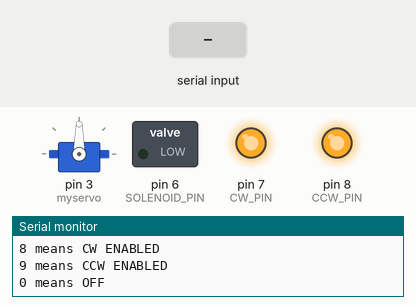
Bench run of a sketch on a simulated Arduino Uno, built with avr-gcc and run on an emulated ATmega328P. Parts: servo, switched loads named in the sketch (green lamp = pin HIGH), output pins drawn as LEDs (lit = HIGH), the last lines printed to the serial monitor. Inputs (shaded band) come from the test bench.

Above: at 1.2 s.
1.3 s: "90,45\n" received over Serial
At 3.1 s:
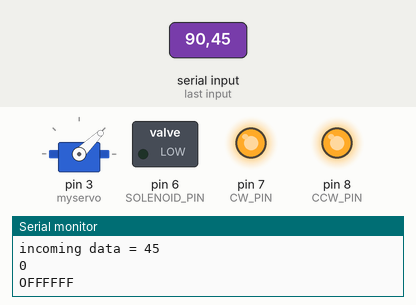
3.8 s: "1\n" received over Serial
At 4.2 s:
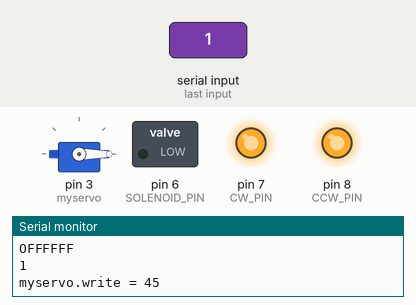
6.3 s: "2\n" received over Serial
At 7.1 s:
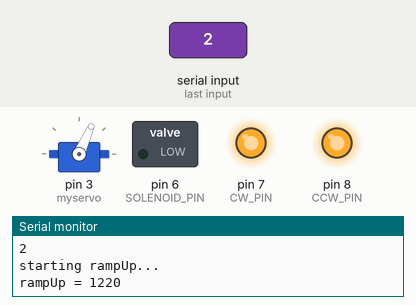
Timing chart, 0 to 9.3 s (numbered marks = the images above; inputs shaded):
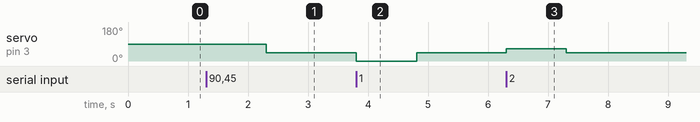

The sketch:

pwmtest.ino
```cpp
/*
  Controlling a servo position using a potentiometer (variable resistor)
  by Michal Rinott <http://people.interaction-ivrea.it/m.rinott>

  modified on 8 Nov 2013
  by Scott Fitzgerald
  http://www.ardui8no.cc/en/Tutorial/Knob
*/
//#include "SAMD_AnalogCorrection.h"  // https://github.com/arduino/ArduinoCore-samd
#include <Servo.h>

#define PWM_NORMALSPEED 1200
#define PWM_ZERO        1000
#define PWM_MAX         2000
#define RAMP_DELAY      3000
#define PWM_RAMP_INCR   20

//#define ADC_INTERVAL          500
//#define ADC_READS_SHIFT      8
//#define ADC_READS_COUNT      (1 << ADC_READS_SHIFT)
//#define ADC_RESOLUTION_BITS   12
//#define ADC_RANGE             (1 << ADC_RESOLUTION_BITS)
//#define ADC_TOP_VALUE         (ADC_RANGE - 1)
//#define MAX_TOP_VALUE_READS   10
//
//#define ADC_CURRENT_PORT      A2  // current is from 0V-4V 0A-20A
//#define ADC_CURRENT_AMP_UP    20
//#define ADC_CURRENT_VOLT      4
//
//#define ADC_RPM_PORT          A3  // speed is from 0V-4V, 0RPM-5000RPM
//#define ADC_RPM_UP            5000
//#define ADC_RPM_VOLT          4

#define PWM_PIN               3
#define CW_PIN                7
#define CCW_PIN               8
#define SOLENOID_PIN          6

bool ramp = false;
bool rampUp = false;
bool rampDn = false;
bool readAnalog = true;
bool solenoidON = false;

bool pumpCW = false;
bool pumpCCW = false;
Servo myservo;  // create servo object to control a servo
unsigned long previousMillis = 0;
unsigned long previousAnalogMillis = 0;
int potpin = 0;  // analog pin used to connect the potentiometer
int valu = 100;  // variable to read the value from the analog pin

// analogReadCorrection(12, 2055);

void setup() {
  //analogReadResolution(ADC_RESOLUTION_BITS);
  //////analogReadCorrection(12, 2055); //corrects gain
  pinMode(CW_PIN, OUTPUT);
  digitalWrite(CW_PIN, HIGH);

  pinMode(CCW_PIN, OUTPUT);
  digitalWrite(CCW_PIN, HIGH);

  pinMode(SOLENOID_PIN, OUTPUT);
  digitalWrite(SOLENOID_PIN, LOW);

  Serial.begin(115200);
  while (!Serial) {
    ; // wait for serial port to connect. Needed for native USB port only
  }

  Serial.println("pwm test code");
  Serial.println("1 1000 means set pwm to 1000");
  Serial.println("2 means ramp up from 1000 (which is 0 rpm)");
  Serial.println("3 means ramp dn to 1000 (which is 0 rpm)");
  Serial.println("4 HIGH");
  Serial.println("5 NEUTRAL");
  Serial.println("6 means CW PUMP TOGGLE");
  Serial.println("7 means CCW PUMP TOGGLE");
  Serial.println("8 means CW ENABLED");
  Serial.println("9 means CCW ENABLED");
  Serial.println("0 means OFF");

  previousAnalogMillis = millis();
  myservo.attach(3);  // attaches the servo on pin 9 to the servo object
}
// 1000 = 20ms second freq, 50hz, 2ms pulse width
int pwmCounter = 0;
void loop() {
  if (Serial.available() > 0)  {
    int incomingData = Serial.parseInt();
    Serial.println(incomingData);
    //int incomingData = Serial.read(); // can be -1 if read error
    switch (incomingData) {
      case 1:
        Serial.print("myservo.write = ");
        Serial.println(valu);
        myservo.writeMicroseconds(valu);
        delay(15);
        break;
      case 2:     //ramp up
        if (rampUp) {
          rampUp = false;
        }
        else {
          rampUp = true;
          pwmCounter = PWM_ZERO + 200;
          Serial.println("starting rampUp...");
        }
        break;
      case 3:     //ramp dn
        if (rampDn) {
          rampDn = false;
        }
        else {
          rampDn = true;
          Serial.println("starting rampDn...");
        }
        break;
      case 4: //HIGH
        //digitalWrite(SOLENOID_PIN, HIGH);       // 0.83amps @ 12.2v = 10.13watts
        //Serial.println("SOLENOID_PIN, HIGH");
        break;
      case 5: //NEUTRAL
        //digitalWrite(SOLENOID_PIN, LOW);
        //Serial.println("SOLENOID_PIN, LOW");
        break;
      case 6:
        if (pumpCW) {
          Serial.println("pumpCW OFF");
          pumpCW = false;
          controlPumpCW(false);
        }
        else {
          Serial.println("pumpCW ON");
          pumpCW = true;
          controlPumpCW(true);
        }
        break;
      case 7:
        if (pumpCCW) {
          Serial.println("pumpCCW OFF");
          pumpCCW = false;
          controlPumpCCW(false);
        }
        else {
          Serial.println("pumpCCW ON");
          pumpCCW = true;
          controlPumpCCW(true);
        }
        break;
      case 8:     //CCW
        Serial.println("CW_PIN, LOW");
        digitalWrite(CCW_PIN, HIGH);
        digitalWrite(CW_PIN, LOW);
        break;
      case 9:     //CW
        Serial.println("CCW_PIN, LOW");
        digitalWrite(CCW_PIN, LOW);
        digitalWrite(CW_PIN, HIGH);
        break;
      case 0:
        Serial.println("OFFFFFF");
        rampDn = false;
        rampUp = false;
        pwmCounter = PWM_ZERO;
        digitalWrite(CCW_PIN, HIGH);
        digitalWrite(CW_PIN, HIGH);
        myservo.writeMicroseconds(PWM_ZERO);
        break;
      default:
        valu = incomingData;
        Serial.print("incoming data = ");
        Serial.println(valu);
        break;
    }
  }
  if (rampUp == true) {
    if (pwmCounter >= PWM_MAX) {
      rampUp = false;
      Serial.print("rampUp ended at ");
      Serial.println(pwmCounter);
    } else if (millis() - previousMillis > RAMP_DELAY) {
      pwmCounter = pwmCounter + PWM_RAMP_INCR;
      myservo.write(pwmCounter);
      Serial.print("rampUp = ");
      Serial.println(pwmCounter);
      previousMillis = millis();
    }
  } else if (rampDn == true) {
    if (pwmCounter <= PWM_ZERO) {
      rampDn = false;
      Serial.print("rampDn ended at ");
      Serial.println(pwmCounter);
    } else if (millis() - previousMillis > RAMP_DELAY) {
      pwmCounter = pwmCounter - PWM_RAMP_INCR;
      myservo.write(pwmCounter);
      Serial.print("rampUp = ");
      Serial.println(pwmCounter);
      previousMillis = millis();
    }


  }
  /*
    if((millis() - previousAnalogMillis > ADC_INTERVAL) && readAnalog == true) {
      previousAnalogMillis = millis();
      //uint16_t pumpCurrentRaw = readAnalogPort(ADC_CURRENT_PORT);
      //uint16_t pumpRPMRaw = readAnalogPort(ADC_RPM_PORT);
      //uint16_t pumpCurrent = map(pumpCurrentRaw, 0, ADC_CURRENT_VOLT, 0, ADC_CURRENT_AMP_UP);
      //uint16_t pumpRPM = map(pumpRPMRaw, 0, 1023, 0, 4);
      int pumpCurrentRaw = analogRead(A2);
      int pumpRPMRaw = analogRead(A3);
      float pumpCurrentVoltageIn = (pumpCurrentRaw * 3.3) / ADC_TOP_VALUE;
      float pumpRPMVoltageIn = (pumpRPMRaw * 3.3) / ADC_TOP_VALUE;
      uint16_t pumpCurrent = map((pumpCurrentRaw * 3.3) / 65536, 0, ADC_CURRENT_VOLT, 0, ADC_CURRENT_AMP_UP);
      uint16_t pumpRPM = map(pumpRPMVoltageIn, 0, ADC_RPM_VOLT, 0, ADC_RPM_UP);
      Serial.print("rawCurr=");
      Serial.print(pumpCurrentRaw);
      Serial.print("  cur= ");
      Serial.print(pumpCurrent);

      Serial.print("  rawRPM=");
      Serial.print(pumpRPMRaw);
      Serial.print(" rpm=");
      Serial.println(pumpRPM);

    }
  */
}


void controlPumpCW(bool on) {     // going INTO pressure housing
  if (on) {
    myservo.write(PWM_NORMALSPEED);
    digitalWrite(CCW_PIN, HIGH);
    digitalWrite(CW_PIN, LOW);
  } else {
    digitalWrite(CCW_PIN, HIGH);
    digitalWrite(CW_PIN, HIGH);
    myservo.writeMicroseconds(PWM_ZERO);
  }
}

void controlPumpCCW(bool on) {      // going OUT pressure housing
  if (on) {
    myservo.write(PWM_NORMALSPEED);
    digitalWrite(CCW_PIN, LOW);
    digitalWrite(CW_PIN, HIGH);
  } else {
    digitalWrite(CCW_PIN, HIGH);
    digitalWrite(CW_PIN, HIGH);
    myservo.writeMicroseconds(PWM_ZERO);
  }
}
/*
  uint16_t readAnalogPort(int port)
  {
  uint32_t readAccumulator = 0;

  for (int i = 0; i < ADC_READS_COUNT; ++i)
    readAccumulator += analogRead(port);

  uint16_t readValue = analogRead(port); //readAccumulator >> ADC_READS_SHIFT;

  //Serial.print("ADC(GND) = ");
  //Serial.println(readValue);

  return readValue;
  }
*/
```

Measured:
- after the input at 1.3 s, servo on pin 3 (myservo): 90° → 44° after 1.0 s
- after the input at 3.8 s, servo on pin 3 (myservo): 44° → 0° at once, → 44° 1.0 s later
- after the input at 6.3 s, servo on pin 3 (myservo): 44° → 66° at once, → 44° 1.0 s later
